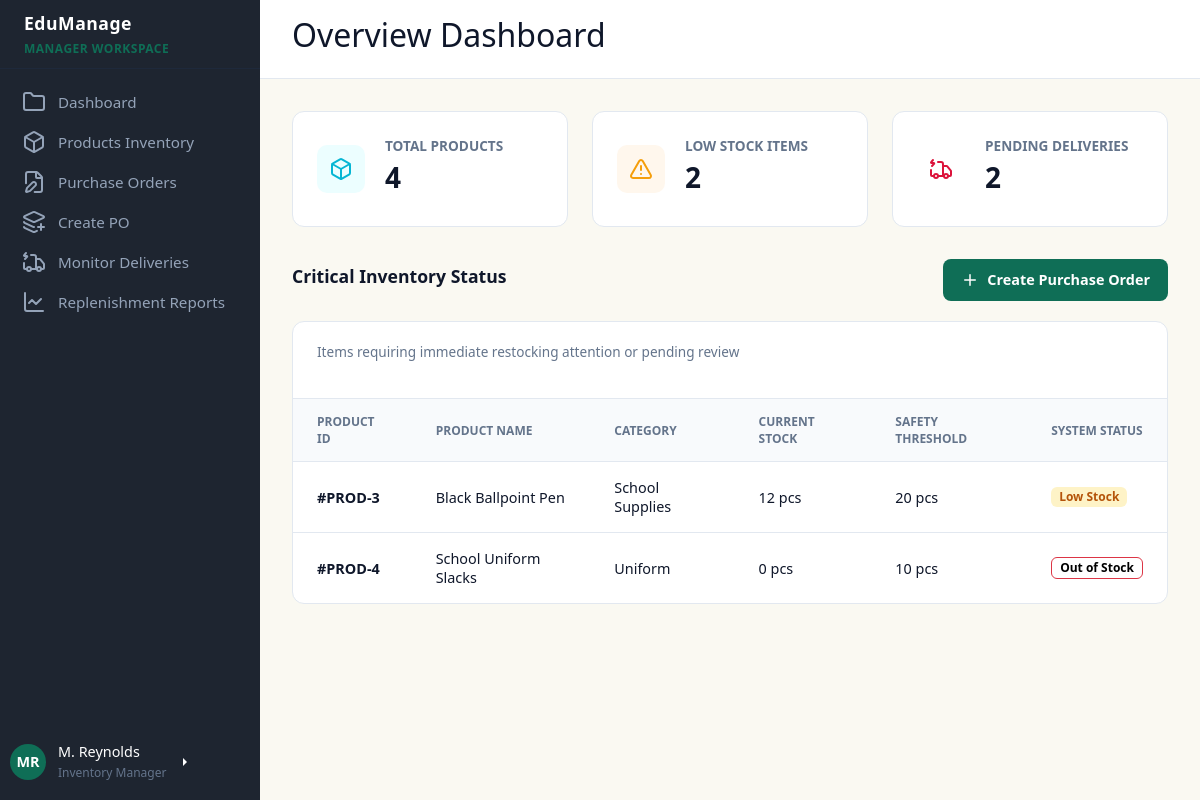
The page /dashboards/manager/manager_dashboard.php (signed in) on the database as committed earlier.
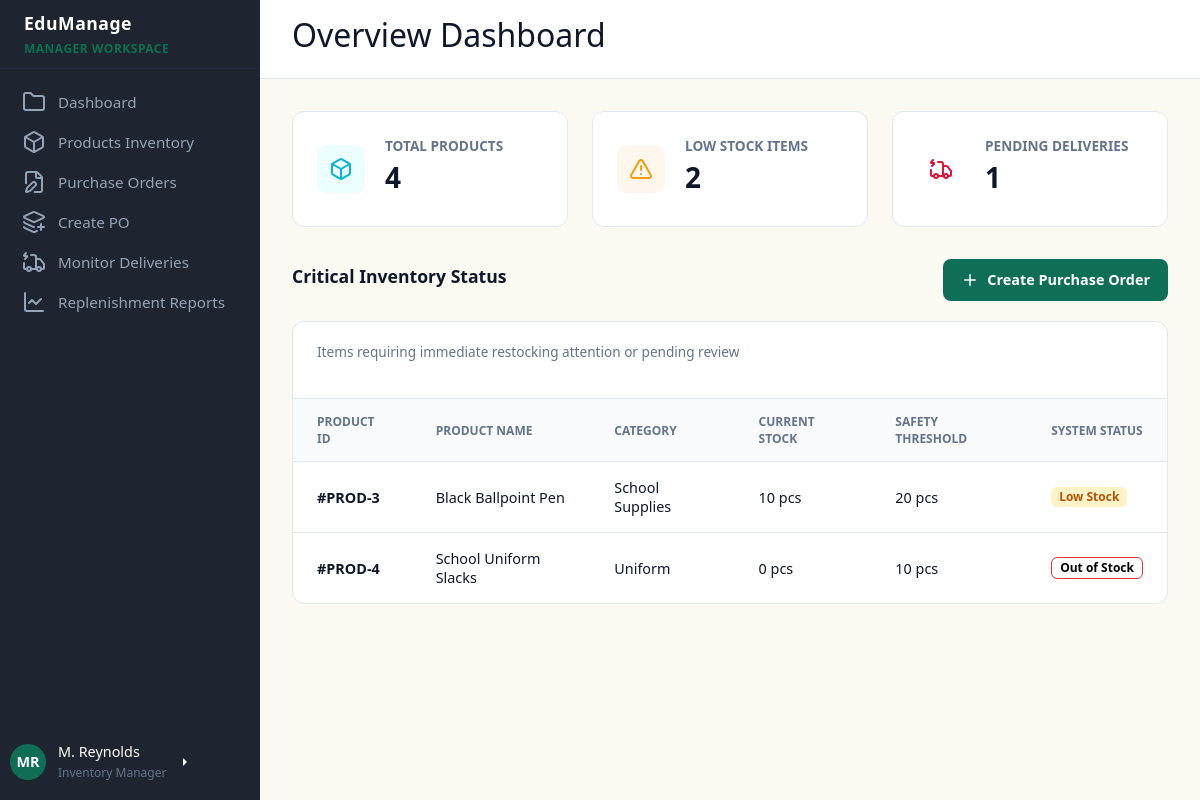
The same page on the database as committed later.
### tables this page shows
CREATE TABLE `inventory` (
  `inventory_id` int(11) NOT NULL,
  `product_id` int(11) NOT NULL,
  `current_stock` int(11) NOT NULL,
  `minimum_stock` int(11) NOT NULL,
  `last_updated` datetime DEFAULT current_timestamp() ON UPDATE current_timestamp()
);

CREATE TABLE `products` (
  `product_id` int(11) NOT NULL,
  `product_name` varchar(100) NOT NULL,
  `category` varchar(50) NOT NULL,
  `price` decimal(10,2) NOT NULL,
  `stock_quantity` int(11) NOT NULL,
  `size` varchar(20) DEFAULT NULL,
  `description` text DEFAULT NULL,
  `availability` varchar(20) NOT NULL,
  `created_at` datetime DEFAULT current_timestamp()
);

### dashboards/manager/modules/dashboard.php (the view)
<div id="dashboard" class="content-section">
    <div class="metrics-grid">
        <div class="card-items">
            <div class="card-icon blue"><?php include("../../icons/box-icon-product.html") ?></div>
            <div class="card-data">
                <p>Total Products</p>
                <h3>
                    <?php echo number_format($total_products); ?>
                </h3>
            </div>
        </div>
        <div class="card-items">
            <div class="card-icon orange"><?php include("../../icons/warning-icon.html") ?></div>
            <div class="card-data">
                <p>Low Stock Items</p>
                <h3>
                    <?php echo number_format($low_stock_count); ?>
                </h3>
            </div>
        </div>
        <div class="card-items">
            <div class="card-icon green"><?php include("../../icons/truck-red-icon.html") ?></div>
            <div class="card-data">
                <p>Pending Deliveries</p>
                <h3>
                    <?php echo number_format($pending_deliveries); ?>
                </h3>
            </div>
        </div>
    </div>
    <div class="action-bar">
        <h3 style="font-size: 1.1rem; font-weight: 600;">Critical Inventory Status</h3>
        <a href="manager_dashboard.php?page=purchase" class="btn" style="text-decoration: none;"><?php include ("../../icons/plus-icon.html") ?> Create Purchase Order</a>
    </div>
    <div class="table-container">
        <div class="table-header">
            <p style="font-size: 0.85rem; color: var(--text-muted);">Items requiring immediate restocking
                attention or pending review</p>
        </div>
        <table>
            <thead>
                <tr>
                    <th>Product ID</th>
                    <th>Product Name</th>
                    <th>Category</th>
                    <th>Current Stock</th>
                    <th>Safety Threshold</th>
                    <th>System Status</th>
                </tr>
            </thead>
            <tbody>
                <?php
                $critical_stock_sql = "SELECT p.product_id, p.product_name, p.category, i.current_stock, i.minimum_stock
                                       FROM products p
                                       INNER JOIN inventory i ON p.product_id = i.product_id
                                       WHERE i.current_stock <= i.minimum_stock";
                $critical_stock_result = $conn->query($critical_stock_sql);
                if ($critical_stock_result && $critical_stock_result->num_rows > 0) {
                    while ($row = $critical_stock_result->fetch_assoc()) {
                        $status_badge = ($row['current_stock'] == 0) ? '<span class="badge danger border border-danger">Out of Stock</span>' : '<span class="badge warning">Low Stock</span>';
                        echo "<tr>";
                        echo "<td><strong>#PROD-{$row['product_id']}</strong></td>";
                        echo "<td>" . htmlspecialchars($row['product_name']) . "</td>";
                        echo "<td>" . htmlspecialchars($row['category']) . "</td>";
                        echo "<td>" . $row['current_stock'] . " pcs</td>";
                        echo "<td>" . $row['minimum_stock'] . " pcs</td>";
                        echo "<td>{$status_badge}</td>";
                        echo "</tr>";
                    }
                } else {
                    echo "<tr><td colspan='6' style='text-align:center; color:var(--text-muted);'>All inventory stock metrics are currently optimal.</td></tr>";
                }
                ?>
            </tbody>
        </table>
    </div>
</div>

Rows that differ between the two databases and show on the page:
changed inventory "Black Ballpoint Pen": current_stock "12" → "10"
Other text that changed with them:
$pending_deliveries: "2" → "1"
